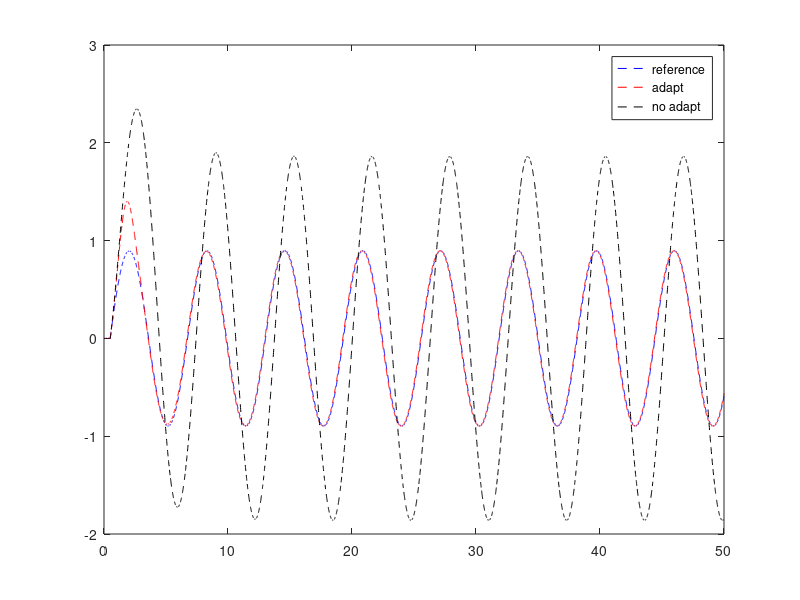
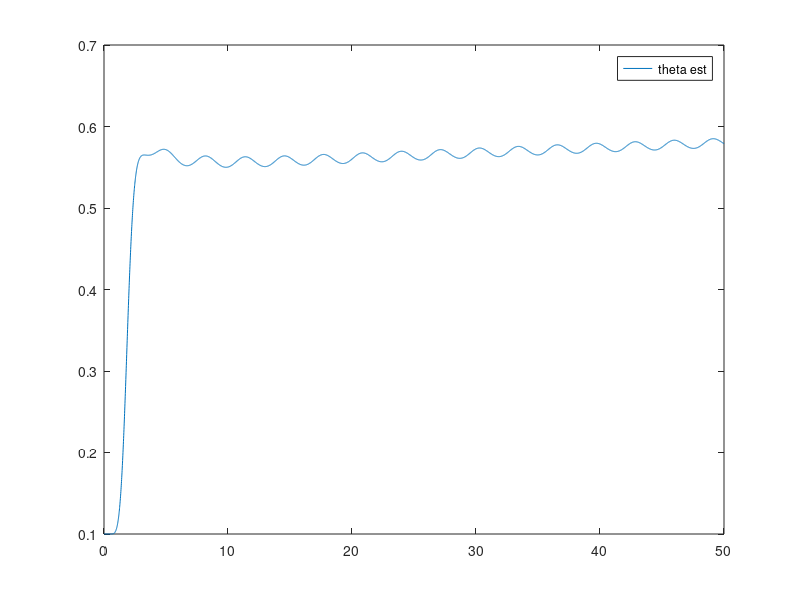
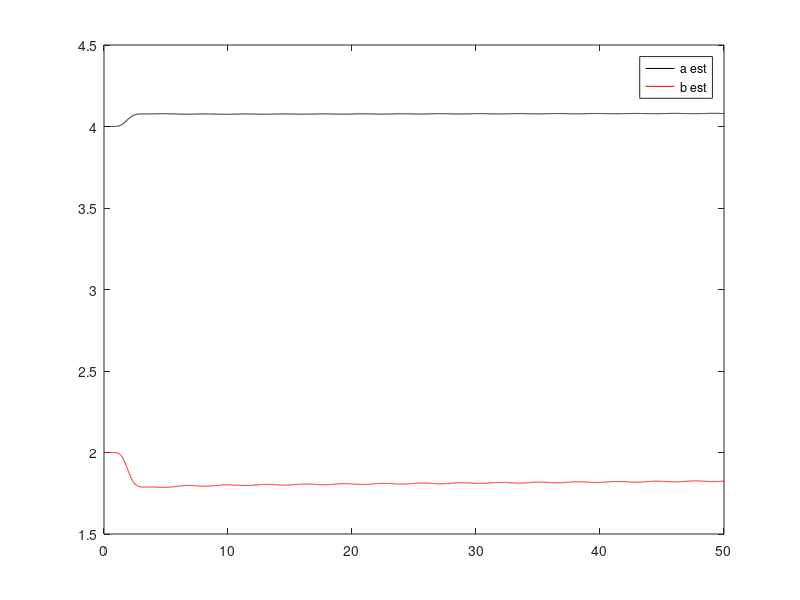

The MATLAB script that drew these images, in order:
% Demo of indirect MRAC for first order siso system
% Dr Nhan Nguyen Text on MRAC section 5.3
% Joe Chai 2019
clearvars
close all
% define system
a = 4; b = 2; theta = 0.8;
am = -2; bm = 2;

% sim params
dt = 0.01;
t = 0:dt:50;
x_ref = zeros(length(t),1);
x     = zeros(length(t),1);
u     = zeros(length(t),1);
a_est      = zeros(length(t),1); a_est(1) = a;
b_est      = zeros(length(t),1); b_est(1) = b;
theta_est  = zeros(length(t),1); theta_est(1) = 0.1;
e_no_adapt = zeros(length(t),1);
x_no_adapt = zeros(length(t),1);

r = 0;

% adaptive parameters
gam_a = 0.1;
gam_b = 0.1;
gam_f = 0.6;
b0 = 0.1;

% true gains
kx_true = (am - a)/b;
kr_true = bm/b;

% run smulation
for i=2:length(t)
    if t(i) > 0.5
        r = sin(t(i));
    end
    % control law
    kx = (am - a_est(i-1))/b_est(i-1);
    kr = bm/b_est(i-1);
    u(i-1) = kx*x(i-1) + kr*r - theta_est(i-1)*x(i-1); 
    u_no_adapt = kx_true*x_no_adapt(i-1) + kr_true * r;
    % adaptive law
    e = x_ref(i-1) - x(i-1);
    adot = -gam_a * x(i-1) * e;
    if (b_est(i-1) >= b0) % Eqn 5.54
        bdot = -gam_b * u(i-1) * e;
        if (b_est(i-1) == b0 && bdot < 0)
            bdot = 0;
        end
    end
    theta_estdot  = -gam_f * x(i-1) * e * sign(b); % main one
    % compute relevant dynamics
    xdot_ref = am*x_ref(i-1) + bm*r;
    xdot     = a *x(i-1) + b*u(i-1) + b*theta*x(i-1);
    xdot_no_adapt = a*x_no_adapt(i-1) + b*u_no_adapt + b*theta*x_no_adapt(i-1);
    % integrating/updating 
    x_ref(i) = x_ref(i-1) + xdot_ref*dt;
    x(i)     = x(i-1) + xdot*dt;
    a_est(i)    = a_est(i-1) + adot*dt;
    b_est(i)    = b_est(i-1) + bdot*dt;
    theta_est(i)  = theta_est(i-1) + theta_estdot*dt;
    x_no_adapt(i) = x_no_adapt(i-1) + xdot_no_adapt*dt;
    e_no_adapt(i) = x_ref(i) - x_no_adapt(i);
end

figure('visible','on');
plot(t,x_ref,'b--');
hold on
plot(t,x,'r--');
plot(t,x_no_adapt,'k--');
legend('reference','adapt','no adapt');

figure('visible','on');
plot(t,theta_est);
legend('theta est');

figure('visible','on');
plot(t,a_est,'k');
hold on;
plot(t,b_est,'r');
legend('a est','b est');